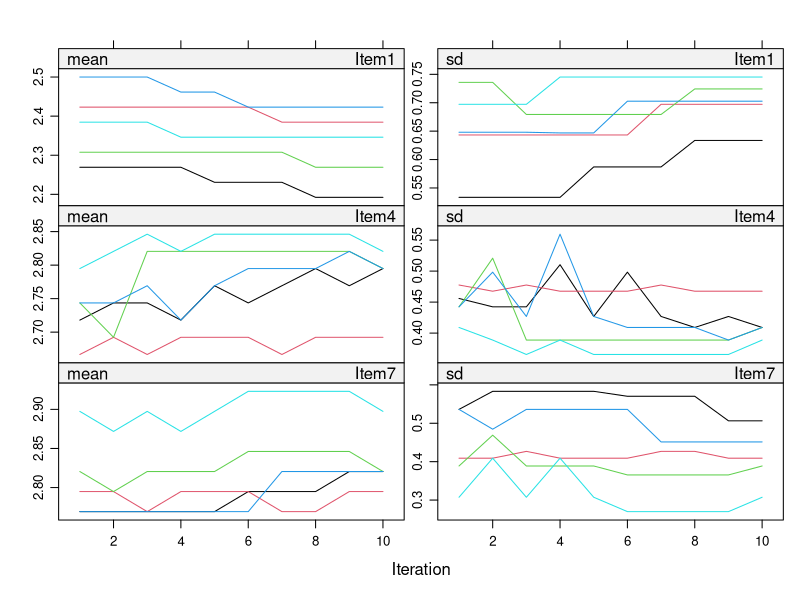

The R script that drew this image: (Note: this script raises an error after producing the figure.)
## ---- chunk 1
library(haven)
library(mice)
## ---- chunk 2
dat <- read_sav("data/Questionnaire.sav")
dat[dat == -9] <- NA
dat$Total_Score <- rowSums(dat[,c(paste0("Item", 1:10))])
head(dat)
## ---- chunk 3
imp0 <- mice(dat, maxit = 0)
pred <- imp0$predictorMatrix
#Exclude Total Score as imputed variable
pred["Total_Score",] <- 0 
#Exclude Total Score as predictor variable
pred[,"Total_Score"] <- 0
## ---- chunk 4
imp <- mice(dat, m = 5, maxit = 10, pred = pred, printFlag = FALSE)
## ---- chunk 5
plot(imp, c("Item1", "Item4", "Item7"))
## ---- chunk 6
imp1 <- data.frame(complete(imp, include = TRUE, action = "long"))
imp1$Total_Score <- rowSums(imp1[c(paste0("Item", 1:10))])
imp2 <- as.mids(imp1)
## ---- chunk 7
fit <- with(imp2, lm(Total_Score ~ Age))
pool(fit)
## ---- chunk 8
knitr::include_graphics("images/fig8.1.png")
## ---- chunk 9
knitr::include_graphics("images/fig8.2.png")
## ---- chunk 10
knitr::include_graphics("images/fig8.3.png")
## ---- chunk 11
knitr::include_graphics("images/fig8.4.png")
## ---- chunk 12
knitr::include_graphics("images/fig8.5a.png")
knitr::include_graphics("images/fig8.5b.png")

## ---- chunk 13
knitr::include_graphics("images/fig8.6.png")
## ---- chunk 14

dat <- read_sav("data/ManyQuestionnaires.sav")
dat[dat == -9] <- NA
names(dat)
## ---- chunk 15
dat$Q1_parcel <- rowMeans(dat[,c("Q1_I1","Q1_I2","Q1_I3","Q1_I4","Q1_I5","Q1_I6","Q1_I7","Q1_I8","Q1_I9","Q1_I10","Q1_I11","Q1_I12")], na.rm=TRUE)
dat$Q2_parcel <- rowMeans(dat[,c("Q2_I1","Q2_I2","Q2_I3","Q2_I4","Q2_I5","Q2_I6","Q2_I7","Q2_I8","Q2_I9","Q2_I10","Q2_I11","Q2_I12")], na.rm=TRUE)
dat$Q3_parcel <- rowMeans(dat[,c("Q3_I1","Q3_I2","Q3_I3","Q3_I4","Q3_I5","Q3_I6","Q3_I7","Q3_I8","Q3_I9","Q3_I10","Q3_I11","Q3_I12")], na.rm=TRUE)
dat$Q4_parcel <- rowMeans(dat[,c("Q4_I1","Q4_I2","Q4_I3","Q4_I4","Q4_I5","Q4_I6","Q4_I7","Q4_I8","Q4_I9","Q4_I10","Q4_I11","Q4_I12")], na.rm=TRUE)
dat$Q5_parcel <- rowMeans(dat[,c("Q5_I1","Q5_I2","Q5_I3","Q5_I4","Q5_I5","Q5_I6","Q5_I7","Q5_I8","Q5_I9","Q5_I10","Q5_I11","Q5_I12")], na.rm=TRUE)

## ---- chunk 16
dat_Q1 <- dat[,c("Q1_I1","Q1_I2","Q1_I3","Q1_I4","Q1_I5","Q1_I6","Q1_I7","Q1_I8","Q1_I9","Q1_I10","Q1_I11","Q1_I12", 
                    "Q2_parcel", "Q3_parcel", "Q4_parcel", "Q5_parcel",
                    "Covariate1", "Covariate2", "Covariate3")]

## ---- chunk 17
dat_Q2 <- dat[,c("Q2_I1","Q2_I2","Q2_I3","Q2_I4","Q2_I5","Q2_I6","Q2_I7","Q2_I8","Q2_I9","Q2_I10","Q2_I11","Q2_I12", 
                    "Q1_parcel", "Q3_parcel", "Q4_parcel", "Q5_parcel",
                    "Covariate1", "Covariate2", "Covariate3")]
dat_Q3 <- dat[,c("Q3_I1","Q3_I2","Q3_I3","Q3_I4","Q3_I5","Q3_I6","Q3_I7","Q3_I8","Q3_I9","Q3_I10","Q3_I11","Q3_I12", 
                    "Q1_parcel", "Q2_parcel", "Q4_parcel", "Q5_parcel",
                    "Covariate1", "Covariate2", "Covariate3")]

dat_Q4 <- dat[,c("Q4_I1","Q4_I2","Q4_I3","Q4_I4","Q4_I5","Q4_I6","Q4_I7","Q4_I8","Q4_I9","Q4_I10","Q4_I11","Q4_I12", 
                    "Q1_parcel", "Q2_parcel", "Q3_parcel", "Q5_parcel",
                    "Covariate1", "Covariate2", "Covariate3")]
dat_Q5 <- dat[,c("Q5_I1","Q5_I2","Q5_I3","Q5_I4","Q5_I5","Q5_I6","Q5_I7","Q5_I8","Q5_I9","Q5_I10","Q5_I11","Q5_I12", 
                    "Q1_parcel", "Q2_parcel", "Q3_parcel", "Q4_parcel",
                    "Covariate1", "Covariate2", "Covariate3")]

## ---- chunk 18
imp_Q1 <- mice(dat_Q1, m = 5, maxit = 10, printFlag = FALSE)
## ---- chunk 19
imp_Q2 <- mice(dat_Q2, m = 5, maxit = 10, printFlag = FALSE)
imp_Q3 <- mice(dat_Q3, m = 5, maxit = 10, printFlag = FALSE)
imp_Q4 <- mice(dat_Q4, m = 5, maxit = 10, printFlag = FALSE)
imp_Q5 <- mice(dat_Q5, m = 5, maxit = 10, printFlag = FALSE)
## ---- chunk 20
mi_Q1 <- data.frame(complete(imp_Q1, include=TRUE, action="long"))
mi_Q2 <- data.frame(complete(imp_Q2, include=TRUE, action="long"))
mi_Q3 <- data.frame(complete(imp_Q3, include=TRUE, action="long"))
mi_Q4 <- data.frame(complete(imp_Q4, include=TRUE, action="long"))
mi_Q5 <- data.frame(complete(imp_Q5, include=TRUE, action="long"))
## ---- chunk 21
dat_imp <-data.frame(.imp=mi_Q1[,".imp"],
                        mi_Q1[,paste0("Q1_I", 1:12)],
                        mi_Q2[,paste0("Q2_I", 1:12)],
                        mi_Q3[,paste0("Q3_I", 1:12)],
                        mi_Q4[,paste0("Q4_I", 1:12)],
                        mi_Q5[,paste0("Q5_I", 1:12)],
                        mi_Q1[,c("Covariate1", "Covariate2", "Covariate3")]
                        )
## ---- chunk 22
dat_imp$Q1_TS <- rowSums(dat_imp[,c("Q1_I1","Q1_I2","Q1_I3","Q1_I4","Q1_I5","Q1_I6","Q1_I7","Q1_I8","Q1_I9","Q1_I10","Q1_I11","Q1_I12")], na.rm=FALSE)
dat_imp$Q2_TS <- rowSums(dat_imp[,c("Q2_I1","Q2_I2","Q2_I3","Q2_I4","Q2_I5","Q2_I6","Q2_I7","Q2_I8","Q2_I9","Q2_I10","Q2_I11","Q2_I12")], na.rm=FALSE)
dat_imp$Q3_TS <- rowSums(dat_imp[,c("Q3_I1","Q3_I2","Q3_I3","Q3_I4","Q3_I5","Q3_I6","Q3_I7","Q3_I8","Q3_I9","Q3_I10","Q3_I11","Q3_I12")], na.rm=FALSE)
dat_imp$Q4_TS <- rowSums(dat_imp[,c("Q4_I1","Q4_I2","Q4_I3","Q4_I4","Q4_I5","Q4_I6","Q4_I7","Q4_I8","Q4_I9","Q4_I10","Q4_I11","Q4_I12")], na.rm=FALSE)
dat_imp$Q5_TS <- rowSums(dat_imp[,c("Q5_I1","Q5_I2","Q5_I3","Q5_I4","Q5_I5","Q5_I6","Q5_I7","Q5_I8","Q5_I9","Q5_I10","Q5_I11","Q5_I12")], na.rm=FALSE)

## ---- chunk 23

dat_imp2 <- as.mids(dat_imp)
fit <- with(dat_imp2, lm(Q1_TS~ Q2_TS+Q3_TS+Q4_TS+Q5_TS+Covariate1))
pool(fit)
## ---- chunk 24
knitr::include_graphics("images/fig8.7.png")
## ---- chunk 25
knitr::include_graphics("images/fig8.8.png")
## ---- chunk 26
knitr::include_graphics("images/fig8.9.png")
## ---- chunk 27
dat <- read_sav("data/ManyQuestionnaires.sav")
dat[dat == -9] <- NA

dat$Q1_TS <- rowSums(dat[,paste0("Q1_I", 1:12)], na.rm=FALSE)
dat$Q2_TS <- rowSums(dat[,paste0("Q2_I", 1:12)], na.rm=FALSE)
dat$Q3_TS <- rowSums(dat[,paste0("Q3_I", 1:12)], na.rm=FALSE)
dat$Q4_TS <- rowSums(dat[,paste0("Q4_I", 1:12)], na.rm=FALSE)
dat$Q5_TS <- rowSums(dat[,paste0("Q5_I", 1:12)], na.rm=FALSE)

imp0 <- mice(dat, maxit=0, printFlag = FALSE)
predmat2 <- imp0$pred
method2 <- imp0$method
## ---- chunk 28
predmat2 <- imp0$predictorMatrix
predmat2[paste0("Q1_I", 1:12),] <- 0
predmat2[paste0("Q1_I", 1:12),paste0("Q1_I", 1:12)] <- 1
predmat2[paste0("Q2_I", 1:12),c("Q2_TS","Q3_TS","Q4_TS","Q5_TS")] <- 1
predmat2[paste0("Q2_I", 1:12),] <- 0
predmat2[paste0("Q2_I", 1:12),paste0("Q2_I", 1:12)] <- 1
predmat2[paste0("Q2_I", 1:12),c("Q1_TS","Q3_TS","Q4_TS","Q5_TS")] <- 1
predmat2[paste0("Q3_I", 1:12),] <- 0
predmat2[paste0("Q3_I", 1:12),paste0("Q3_I", 1:12)] <- 1
predmat2[paste0("Q3_I", 1:12),c("Q2_TS","Q1_TS","Q4_TS","Q5_TS")] <- 1
predmat2[paste0("Q4_I", 1:12),] <- 0
predmat2[paste0("Q4_I", 1:12),paste0("Q4_I", 1:12)] <- 1
predmat2[paste0("Q4_I", 1:12),c("Q2_TS","Q3_TS","Q1_TS","Q5_TS")] <- 1
predmat2[paste0("Q5_I", 1:12),] <- 0
predmat2[paste0("Q5_I", 1:12),paste0("Q5_I", 1:12)] <- 1
predmat2[paste0("Q5_I", 1:12),c("Q2_TS","Q3_TS","Q4_TS","Q1_TS")] <- 1

predmat2[,c("Covariate1", "Covariate2", "Covariate3")] <- 1 #covariates as predictors for all items
predmat2 <- predmat2*imp0$pred
predmat2

## ---- chunk 29
method2["Q1_TS"] <- "~I(Q1_I1+Q1_I2+Q1_I3+Q1_I4+Q1_I5+Q1_I6+Q1_I7+Q1_I8+Q1_I9+Q1_I10+Q1_I11+Q1_I12)"
method2["Q2_TS"] <- "~I(Q2_I1+Q2_I2+Q2_I3+Q2_I4+Q2_I5+Q2_I6+Q2_I7+Q2_I8+Q2_I9+Q2_I10+Q2_I11+Q2_I12)"
method2["Q3_TS"] <- "~I(Q3_I1+Q3_I2+Q3_I3+Q3_I4+Q3_I5+Q3_I6+Q3_I7+Q3_I8+Q3_I9+Q3_I10+Q3_I11+Q3_I12)"
method2["Q4_TS"] <- "~I(Q4_I1+Q4_I2+Q4_I3+Q4_I4+Q4_I5+Q4_I6+Q4_I7+Q4_I8+Q4_I9+Q4_I10+Q4_I11+Q4_I12)"
method2["Q5_TS"] <- "~I(Q5_I1+Q5_I2+Q5_I3+Q5_I4+Q5_I5+Q5_I6+Q5_I7+Q5_I8+Q5_I9+Q5_I10+Q5_I11+Q5_I12)"
## ---- chunk 30
imp <- mice(dat, predictorMatrix = predmat2, method = method2, m=15, maxit=30)
plot(imp,c("Q1_TS", "Q2_TS","Q3_TS","Q4_TS","Q5_TS"))
## ---- chunk 31
fit <- with(imp, lm(Q1_TS~ Q2_TS+Q3_TS+Q4_TS+Q5_TS+Covariate1))
pool(fit)
